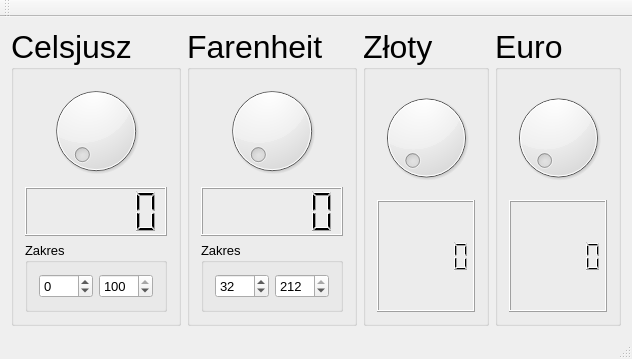
<?xml version="1.0" encoding="UTF-8"?>
<ui version="4.0">
 <class>MainWindow</class>
 <widget class="QMainWindow" name="MainWindow">
  <property name="geometry">
   <rect>
    <x>0</x>
    <y>0</y>
    <width>632</width>
    <height>359</height>
   </rect>
  </property>
  <property name="windowTitle">
   <string>MainWindow</string>
  </property>
  <widget class="QWidget" name="centralWidget">
   <layout class="QGridLayout" name="gridLayout">
    <item row="0" column="0">
     <layout class="QHBoxLayout" name="horizontalLayout_3">
      <item>
       <widget class="QGroupBox" name="groupBox">
        <property name="font">
         <font>
          <pointsize>24</pointsize>
         </font>
        </property>
        <property name="title">
         <string>Celsjusz</string>
        </property>
        <layout class="QVBoxLayout" name="verticalLayout">
         <item>
          <widget class="QDial" name="dialCelsius">
           <property name="sliderPosition">
            <number>0</number>
           </property>
           <property name="tracking">
            <bool>false</bool>
           </property>
          </widget>
         </item>
         <item>
          <widget class="QLCDNumber" name="lcdCelsius">
           <property name="smallDecimalPoint">
            <bool>true</bool>
           </property>
           <property name="segmentStyle">
            <enum>QLCDNumber::Filled</enum>
           </property>
           <property name="value" stdset="0">
            <double>0.000000000000000</double>
           </property>
          </widget>
         </item>
         <item>
          <widget class="QGroupBox" name="groupBox_4">
           <property name="font">
            <font>
             <pointsize>10</pointsize>
            </font>
           </property>
           <property name="title">
            <string>Zakres</string>
           </property>
           <layout class="QHBoxLayout" name="horizontalLayout">
            <item>
             <widget class="QSpinBox" name="minCelsius">
              <property name="minimum">
               <number>-100</number>
              </property>
              <property name="maximum">
               <number>100</number>
              </property>
             </widget>
            </item>
            <item>
             <widget class="QSpinBox" name="maxCelsius">
              <property name="minimum">
               <number>-100</number>
              </property>
              <property name="maximum">
               <number>100</number>
              </property>
              <property name="value">
               <number>100</number>
              </property>
             </widget>
            </item>
           </layout>
          </widget>
         </item>
        </layout>
       </widget>
      </item>
      <item>
       <widget class="QGroupBox" name="groupBox_2">
        <property name="font">
         <font>
          <pointsize>24</pointsize>
         </font>
        </property>
        <property name="title">
         <string>Farenheit</string>
        </property>
        <layout class="QVBoxLayout" name="verticalLayout_2">
         <item>
          <widget class="QDial" name="dialFarenheit">
           <property name="minimum">
            <number>32</number>
           </property>
           <property name="maximum">
            <number>213</number>
           </property>
           <property name="tracking">
            <bool>false</bool>
           </property>
          </widget>
         </item>
         <item>
          <widget class="QLCDNumber" name="lcdFarenheit">
           <property name="smallDecimalPoint">
            <bool>true</bool>
           </property>
          </widget>
         </item>
         <item>
          <widget class="QGroupBox" name="groupBox_5">
           <property name="font">
            <font>
             <pointsize>10</pointsize>
            </font>
           </property>
           <property name="title">
            <string>Zakres</string>
           </property>
           <layout class="QHBoxLayout" name="horizontalLayout_2">
            <item>
             <widget class="QSpinBox" name="minFarenheit">
              <property name="minimum">
               <number>-148</number>
              </property>
              <property name="maximum">
               <number>212</number>
              </property>
              <property name="value">
               <number>32</number>
              </property>
             </widget>
            </item>
            <item>
             <widget class="QSpinBox" name="maxFarenheit">
              <property name="minimum">
               <number>-148</number>
              </property>
              <property name="maximum">
               <number>212</number>
              </property>
              <property name="value">
               <number>212</number>
              </property>
             </widget>
            </item>
           </layout>
          </widget>
         </item>
        </layout>
       </widget>
      </item>
      <item>
       <widget class="QGroupBox" name="groupBox_3">
        <property name="font">
         <font>
          <pointsize>24</pointsize>
         </font>
        </property>
        <property name="title">
         <string>Złoty</string>
        </property>
        <layout class="QVBoxLayout" name="verticalLayout_3">
         <item>
          <widget class="QDial" name="dialPLN">
           <property name="maximum">
            <number>999</number>
           </property>
           <property name="sliderPosition">
            <number>0</number>
           </property>
           <property name="tracking">
            <bool>false</bool>
           </property>
          </widget>
         </item>
         <item>
          <widget class="QLCDNumber" name="lcdPLN">
           <property name="smallDecimalPoint">
            <bool>true</bool>
           </property>
           <property name="segmentStyle">
            <enum>QLCDNumber::Filled</enum>
           </property>
           <property name="value" stdset="0">
            <double>0.000000000000000</double>
           </property>
          </widget>
         </item>
        </layout>
       </widget>
      </item>
      <item>
       <widget class="QGroupBox" name="groupBox_7">
        <property name="font">
         <font>
          <pointsize>24</pointsize>
         </font>
        </property>
        <property name="title">
         <string>Euro</string>
        </property>
        <layout class="QVBoxLayout" name="verticalLayout_4">
         <item>
          <widget class="QDial" name="dialEuro">
           <property name="maximum">
            <number>999</number>
           </property>
           <property name="sliderPosition">
            <number>0</number>
           </property>
           <property name="tracking">
            <bool>false</bool>
           </property>
          </widget>
         </item>
         <item>
          <widget class="QLCDNumber" name="lcdEuro">
           <property name="smallDecimalPoint">
            <bool>true</bool>
           </property>
           <property name="segmentStyle">
            <enum>QLCDNumber::Filled</enum>
           </property>
           <property name="value" stdset="0">
            <double>0.000000000000000</double>
           </property>
          </widget>
         </item>
        </layout>
       </widget>
      </item>
     </layout>
    </item>
   </layout>
  </widget>
  <widget class="QMenuBar" name="menuBar">
   <property name="geometry">
    <rect>
     <x>0</x>
     <y>0</y>
     <width>632</width>
     <height>21</height>
    </rect>
   </property>
  </widget>
  <widget class="QToolBar" name="mainToolBar">
   <attribute name="toolBarArea">
    <enum>TopToolBarArea</enum>
   </attribute>
   <attribute name="toolBarBreak">
    <bool>false</bool>
   </attribute>
  </widget>
  <widget class="QStatusBar" name="statusBar"/>
 </widget>
 <layoutdefault spacing="6" margin="11"/>
 <resources/>
 <connections>
  <connection>
   <sender>dialEuro</sender>
   <signal>sliderMoved(int)</signal>
   <receiver>lcdEuro</receiver>
   <slot>display(int)</slot>
   <hints>
    <hint type="sourcelabel">
     <x>874</x>
     <y>161</y>
    </hint>
    <hint type="destinationlabel">
     <x>881</x>
     <y>265</y>
    </hint>
   </hints>
  </connection>
  <connection>
   <sender>dialPLN</sender>
   <signal>sliderMoved(int)</signal>
   <receiver>lcdPLN</receiver>
   <slot>display(int)</slot>
   <hints>
    <hint type="sourcelabel">
     <x>578</x>
     <y>143</y>
    </hint>
    <hint type="destinationlabel">
     <x>579</x>
     <y>267</y>
    </hint>
   </hints>
  </connection>
 </connections>
</ui>
